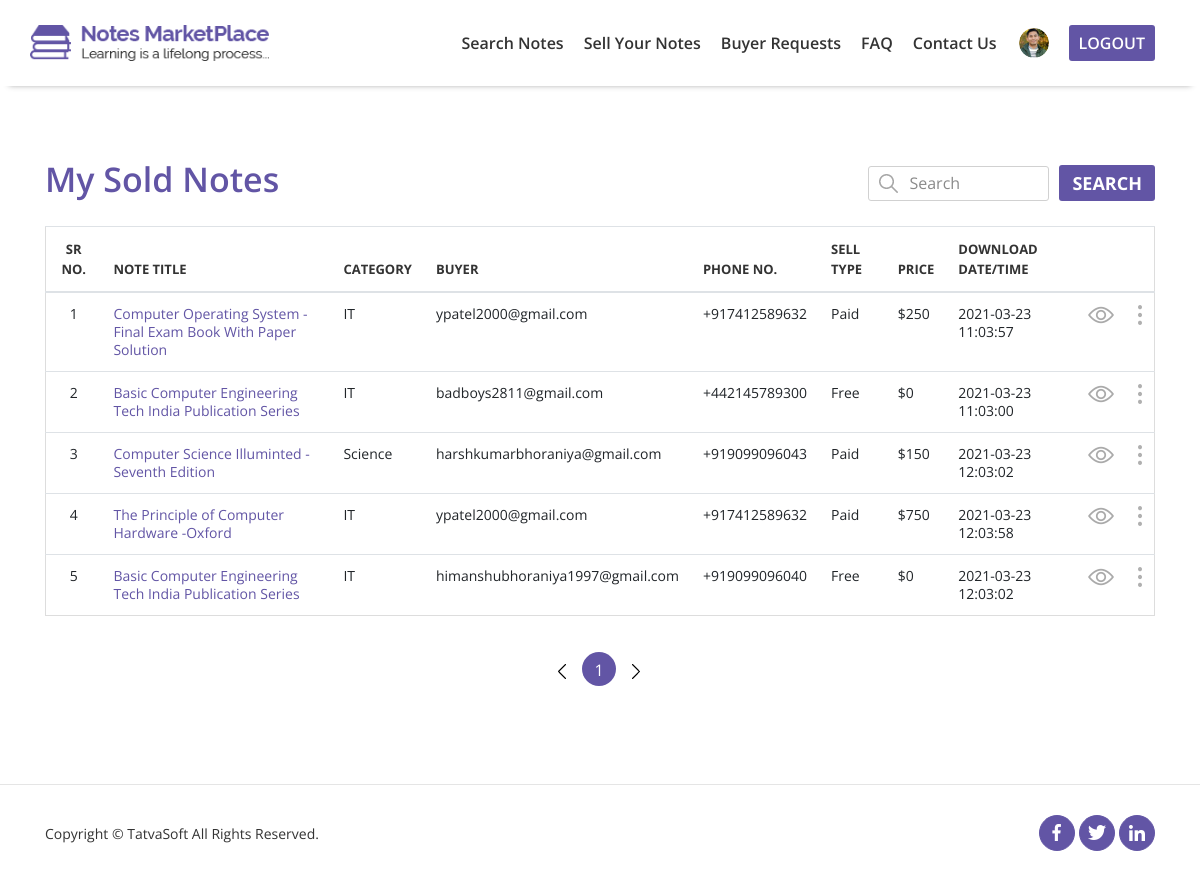
/FrontPanel/MySoldNote.php (signed in), run on the app's committed database.
### tables this page shows
CREATE TABLE `user` (
  `UserID` int(11) NOT NULL,
  `RoleID` int(11) NOT NULL,
  `FirstName` varchar(50) NOT NULL,
  `LastName` varchar(50) NOT NULL,
  `EmailID` varchar(100) NOT NULL,
  `Password` varchar(24) NOT NULL,
  `IsEmailVerified` int(2) NOT NULL,
  `Token` varchar(50) NOT NULL,
  `CreatedDate` datetime DEFAULT NULL,
  `CreatedBY` int(11) DEFAULT NULL,
  `ModifiedDate` datetime DEFAULT NULL,
  `ModifiedBy` int(11) DEFAULT NULL,
  `IsActive` tinyint(1) NOT NULL,
  `IsDeleted` tinyint(1) NOT NULL
);

CREATE TABLE `downloads` (
  `DownloadID` int(11) NOT NULL,
  `NoteID` int(11) NOT NULL,
  `Seller` int(11) NOT NULL,
  `Downloader` int(11) NOT NULL,
  `IsSellerHasAllowedDownload` int(2) NOT NULL,
  `AttachmentPath` varchar(500) DEFAULT NULL,
  `IsAttachmentDownloaded` int(2) NOT NULL,
  `AttachmentDownloadedDate` datetime DEFAULT NULL,
  `IsPaid` int(2) NOT NULL,
  `PurchasedPrice` decimal(10,0) DEFAULT NULL,
  `NoteTitle` varchar(100) NOT NULL,
  `NoteCategory` varchar(100) NOT NULL,
  `CreatedDate` datetime DEFAULT NULL,
  `CreatedBy` int(11) DEFAULT NULL,
  `ModifiedDate` datetime DEFAULT NULL,
  `ModifiedBy` int(11) DEFAULT NULL,
  `IsDeleted` tinyint(1) NOT NULL
);

CREATE TABLE `userprofile` (
  `UserProfileID` int(11) NOT NULL,
  `UserID` int(11) NOT NULL,
  `DOB` datetime DEFAULT NULL,
  `Gender` int(11) DEFAULT NULL,
  `SecondaryEmailAddress` varchar(100) DEFAULT NULL,
  `CountryCode` varchar(5) NOT NULL,
  `PhoneNumber` varchar(20) NOT NULL,
  `ProfilePicture` varchar(500) DEFAULT NULL,
  `AddressLine1` varchar(100) NOT NULL,
  `AddressLine2` varchar(100) NOT NULL,
  `City` varchar(50) NOT NULL,
  `State` varchar(50) NOT NULL,
  `ZipCode` varchar(50) NOT NULL,
  `Country` varchar(50) NOT NULL,
  `University` varchar(100) DEFAULT NULL,
  `College` varchar(100) DEFAULT NULL,
  `CreatedDate` datetime DEFAULT NULL,
  `CreatedBy` int(11) DEFAULT NULL,
  `ModifiedDate` datetime DEFAULT NULL,
  `ModifiedBy` int(11) DEFAULT NULL,
  `IsDeleted` tinyint(1) NOT NULL
);

### FrontPanel/MySoldNote.php (the view, shortened to what this page needs)
<?php include "../includes/db.php"; ?>
        <?php
    $id = $_SESSION['ID'];
?>
<!DOCTYPE html>
<html lang="en">
<head>
    <link rel="stylesheet" href="css/bootstrap/bootstrap.min.css">
    <link rel="stylesheet" href="css/style.css">
    <link rel="stylesheet" href="css/responsive.css">
</head>
<body>
    <header>
        <nav class="navbar navbar-expand-lg fixed-top">
            <div class="container p-0">
                <div class="row">
                    <div class="col-md-3 navbar-header">
                        <a class="navbar-brand text-left" href="HomePage.php">
                            <img src="../images/logo.png" alt="logo">
                        </a>
                    </div>
                    <div class="text-right col-md-9 collapse navbar-collapse p-0" id="navbarSupportedContent">
                        <ul class="navbar-nav ml-auto">
                            <li class="nav-item"><a class="nav-link" href="Search.php">Search Notes</a></li>
                            <li class="nav-item"><a class="nav-link " href="AddNotes.php">Sell Your Notes</a>
                            </li>
                            <li class="nav-item"><a class="nav-link" href="BuyerRequest.php">Buyer Requests</a></li>
                            <li class="nav-item"><a class="nav-link" href="FAQ.php">FAQ</a></li>
                            <li class="nav-item"><a class="nav-link" href="ContactUs.php">Contact Us</a></li>
                            <li class="nav-item">
                                <div class="dropdown">
                                    <a href="#" role="button" id="dropdownMenuLink" data-toggle="dropdown"
                                        aria-haspopup="true" aria-expanded="false">
                                        <img src="../images/reviewer-1.png" width="30" height="30" alt="user-image"
                                            class="d-inline-block align-top avatar-header rounded-circle">
                                    </a>
                                </div>
                            </li>
                            <li class="nav-item"><a class="nav-link" href="Login.php">LogOut</a></li>
                        </ul>
                    </div>
                </div>
            </div>
        </nav>
    </header>
    <section id="content">
        <div class="container">
            <div class="row heading">
                <div class="col-md-6 col-sm-6 p-0">
                    <h3 class="heading-1">My Sold Notes</h3>
                </div>
                <div class="col-md-6 col-sm-6 text-right search-1 p-0">
                    <img src="../images/search-icon.png" class="form-control-feedback" alt="search-icon">
                    <input class="input-search" type="search" placeholder="Search">
                    <a class="btn btn-general">Search</a>
                </div>
            </div>
            <?php
                if(isset($_GET['page'])){
                    $page = $_GET['page'];
                    $page = mysqli_real_escape_string($connection, $page);
                    $page = htmlentities($page);
                }
                else{
                    $page = 1;
                }
                $num_per_page = 5;
                $start_from = ($page-1) * $num_per_page;
                $query = "SELECT D.`NoteTitle`, D.`NoteCategory`, U.`EmailID`, UP.`CountryCode`, UP.`PhoneNumber`, D.`IsPaid`, D.`PurchasedPrice`, D.`AttachmentDownloadedDate` FROM `user` AS U INNER JOIN `userprofile` AS UP ON UP.`UserID` = U.`UserID` INNER JOIN `downloads` AS D ON d.`Downloader` = U.`UserID` WHERE D.`IsSellerHasAllowedDownload` = '1' AND U.`IsEmailVerified` = '1' AND D.`Seller` = '$id'";
                $select_query = mysqli_query($connection, $query);
                $total_records = mysqli_num_rows($select_query);
                $total_pages = ceil($total_records / $num_per_page);
                $i=1;
                $k = $num_per_page + $start_from;
                $srno = 1;
                if($total_records != 0){
            ?>
            <div class="row">
                <div class="table-top table-responsive">
                    <table class="table ">
                        <thead>
                            <tr>
                                <th class="text-center" scope="col">Sr No.</th>
                                <th scope="col">Note Title</th>
                                <th scope="col">Category</th>
                                <th scope="col">Buyer</th>
                                <th scope="col">Phone no.</th>
                                <th scope="col">Sell Type</th>
                                <th scope="col">Price</th>
                                <th scope="col">Download Date/Time</th>
                                <th class="text-center" scope="col"></th>
                                <th scope="col"></th>
                            </tr>
                        </thead>
                        <tbody>
                        <?php
                            while($row = mysqli_fetch_array($select_query)){
                                if($start_from<$i){
                        ?>
                            <tr>
                                <td class="text-center" scope="row"><?php echo $srno; ?></td>
                                <td class="td-blue"><?php echo $row["NoteTitle"] ?></td>
                                <td><?php echo $row["NoteCategory"] ?></td>
                                <td><?php echo $row['EmailID'] ?></td>
                                <td><?php echo $row["CountryCode"] ?><?php echo $row["PhoneNumber"] ?></td>
                                <td><?php if($row["IsPaid"] == 1){ echo "Paid"; }else{ echo "Free"; } ?></td>
                                <td>$<?php echo $row["PurchasedPrice"] ?></td>
                                <td><?php echo $row["AttachmentDownloadedDate"] ?></td>
                                <td class="text-center">
                                    <img src="../images/eye.png" alt="eye-image">
                                </td>
                                <td class="text-center">
                                    <div class="dropdown">
                                        <a href="#" role="button" id="dropdownMenuLink" data-toggle="dropdown"
                                            aria-haspopup="true" aria-expanded="false">
                                            <img src="../images/dots.png" alt="dot-image">
                                        </a>
                                    </div>
                                </td>
                            </tr>
                            <?php
                            }
                                $i++;
                                $srno++;
                                if($i>$k){
                                    break;
                                }
                            }
                        ?>
                </tbody>
                </table>
            </div>
        </div>
        <div class="row text-center">
            <div class="col-md-12 num">
                <ul class="pagination justify-content-center">
                <li class="<?php if($page == 1){ echo 'disabled'; }?> page-item">
                        <a class="page-link" href="search.php?page=<?php echo $page-1 ; ?>" aria-label="Previous">
                            <img src="../images/left-arrow.png" alt="left-arrow">
                        </a>
                    </li>
                    <?php
                            for($i=1;$i<=$total_pages;$i++){
                        ?>
                        <li class="page-item">
                            <a class="page-link <?php if($page == $i) { echo 'active'; }?>" href="search.php?page=<?php echo $i ; ?>"><?php echo $i ;?></a>
                        </li>
                        <?php
                            }
                        ?>
                    <li class="<?php if($page == $total_pages){ echo 'disabled'; }?> page-item">
                        <a class="page-link" href="search.php?page=<?php echo $page+1 ; ?>" aria-label="Next">
                            <img src="../images/right-arrow.png" alt="right-arrow">
                        </a>
                    </li>
                </ul>
            </div>
        </div>
                <?php
            }
        ?>
    </section>
    <hr>
    <footer>
        <div class="container">
            <div class="row">
                <div class="col-md-6 col-sm-8 foot-text text-left">
                    <p>Copyright &copy; TatvaSoft All Rights Reserved.</p>
                </div>
                <div class="col-md-6 col-sm-4 foot-icon col-sm-4 text-right">
                    <ul class="social-list">
                        <li>
                            <a href="#">
                                <img src="../images/facebook.png" alt="facebook-image">
                            </a>
                        </li>
                        <li>
                            <a href="#">
                                <img src="../images/twitter.png" alt="twitter-image">
                            </a>
                        </li>
                        <li>
                            <a href="#">
                                <img src="../images/linkedin.png" alt="linkedin-image">
                            </a>
                        </li>
                    </ul>
                </div>
            </div>
        </div>
    </footer>
</body>
</html>

### FrontPanel/css/style.css (style rules this page uses)
* { margin: 0; padding: 0; box-sizing: border-box; }
html, body { height: 100%; font-family: 'Open Sans', sans-serif; }
section { overflow: hidden; }
.navbar .row { width: 100%; }
.navbar-brand img { width: 100%; z-index: 1; }
.navbar { padding: 20px 10px; transition: all 500ms linear; -webkit-transition: all 500ms linear; -moz-transition: all 500ms linear; -ms-transition: all 500ms linear; -o-transition: all 500ms linear; }
ul.navbar-nav > li > a, .nav-link-custom { color: white; font-size: 16px; font-weight: 400; line-height: 20px; }
ul.navbar-nav > li:last-child { background-color: white; border-radius: 3px; -webkit-border-radius: 3px; -moz-border-radius: 3px; -ms-border-radius: 3px; -o-border-radius: 3px; }
ul.navbar-nav > li:last-child a { color: #6255a5; font-weight: 600; }
#navbarSupportedContent .nav-link { padding: 8px 10px; }
.avatar-header { margin: 3px 20px 0 12px; }
.white-nav-top { background: white; box-shadow: 0 8px 6px -9px #999999; z-index: 2; }
.white-nav-top ul.navbar-nav > li > a, .nav-link-custom { font-family: 'Open Sans', sans-serif; font-size: 16px; font-weight: 600; line-height: 20px; color: #333333; }
.white-nav-top ul.navbar-nav > li:last-child { background-color: #6255a5; border-radius: 3px; text-transform: uppercase; -webkit-border-radius: 3px; -moz-border-radius: 3px; -ms-border-radius: 3px; -o-border-radius: 3px; -webkit-border-radius: 3px; }
.white-nav-top ul.navbar-nav > li:last-child a { color: white !important; }
#content { margin-top: 150px; margin-bottom: 60px; }
.heading { margin: 10px 0; }
.heading-1 { color: #6255a5; font-family: 'Open Sans', sans-serif; font-size: 34px; font-weight: 600; line-height: 38px; }
.input-search { height: 35px; border-radius: 3px; margin-right: 10px; border: 1px solid #d1d1d1; }
.search-1 { display: flex; justify-content: flex-end; align-items: center; }
[type="search"]::placeholder { padding-left: 40px; }
.form-control-feedback { position: relative; left: 30px; }
.btn-general { font-family: 'Open Sans', sans-serif; text-decoration: none; background-color: #6255a5; color: #ffffff; border-radius: 3px; font-size: 18px; line-height: 22px; font-weight: 700; text-transform: uppercase; }
.table-top { margin: 10px 15px 0 15px; }
.table { border-bottom: 1px solid #ddd; border-right: 1px solid #ddd; border-left: 1px solid #ddd; border-collapse: collapse; font-size: 14px; line-height: 18px; }
table thead { font-family: 'Open Sans', sans-serif; text-transform: uppercase; font-size: 13px; font-weight: 600; line-height: 20px; color: #333333; }
.td-blue { color: #6255a5; }
::placeholder { font-family: 'Open Sans', sans-serif; font-size: 16px; font-weight: 400; line-height: 20px; color: #8a8a8a; }
.pagination { text-align: center; border: none; }
ul.pagination > li > a.active { width: 34px; height: 34px; background-color: #6255a5; color: #ffffff; font-family: 'Open Sans', sans-serif; font-weight: 400; font-size: 16px; line-height: 20px; border-radius: 50%; }
.page-link { flood-color: #333333; font-family: 'Open Sans', sans-serif; font-weight: 400; font-size: 16px !important; line-height: 20px; }
ul.pagination > li > a { border: none; margin: 20px 2px; color: black; font-size: 10px; font-weight: 400; }
hr { margin: 0; margin-top: 60px; }
.foot-text p { margin: 40px 0; font-family: 'Open Sans', sans-serif; font-size: 14px; font-weight: 400; line-height: 18px; color: #333333; }
.social-list { margin: 30px 0; }
ul.social-list { padding: 0; }
ul.social-list li { display: inline-block; padding: 0; }
ul.social-list li a { text-align: center; background-color: #6255a5; border: 1px solid #6255a5; width: 36px; height: 36px; display: inline-block; line-height: 30px; color: white; border-radius: 50%; -webkit-border-radius: 50%; -moz-border-radius: 50%; -ms-border-radius: 50%; -o-border-radius: 50%; transition: all 400ms linear; -webkit-transition: all 400ms linear; -moz-transition: all 400ms linear; -ms-transition: all 400ms linear; -o-transition: all 400ms linear; }

### FrontPanel/css/responsive.css (style rules this page uses)
.navbar-header { position: relative; width: 50%; }

### data on the page
user: downloads.NoteTitle "Computer Operating System - Final Exam Book With Paper Solution", downloads.NoteCategory "IT", EmailID "ypatel2000@gmail.com", userprofile.CountryCode "+91", userprofile.PhoneNumber "7412589632", shows "Paid", downloads.PurchasedPrice "250", downloads.AttachmentDownloadedDate "2021-03-23 11:03:57", downloads.NoteTitle "The Principle of Computer Hardware -Oxford", downloads.PurchasedPrice "750", downloads.AttachmentDownloadedDate "2021-03-23 12:03:58"
user: downloads.NoteTitle "Basic Computer Engineering Tech India Publication Series", downloads.NoteCategory "IT", EmailID "badboys2811@gmail.com", userprofile.CountryCode "+44", userprofile.PhoneNumber "2145789300", shows "Free", downloads.PurchasedPrice "0", downloads.AttachmentDownloadedDate "2021-03-23 11:03:00"
user: downloads.NoteTitle "Computer Science Illuminted - Seventh Edition", downloads.NoteCategory "Science", EmailID "harshkumarbhoraniya@gmail.com", userprofile.CountryCode "+91", userprofile.PhoneNumber "9099096043", shows "Paid", downloads.PurchasedPrice "150", downloads.AttachmentDownloadedDate "2021-03-23 12:03:02"
user: downloads.NoteTitle "Basic Computer Engineering Tech India Publication Series", downloads.NoteCategory "IT", EmailID "himanshubhoraniya1997@gmail.com", userprofile.CountryCode "+91", userprofile.PhoneNumber "9099096040", shows "Free", downloads.PurchasedPrice "0", downloads.AttachmentDownloadedDate "2021-03-23 12:03:02"
